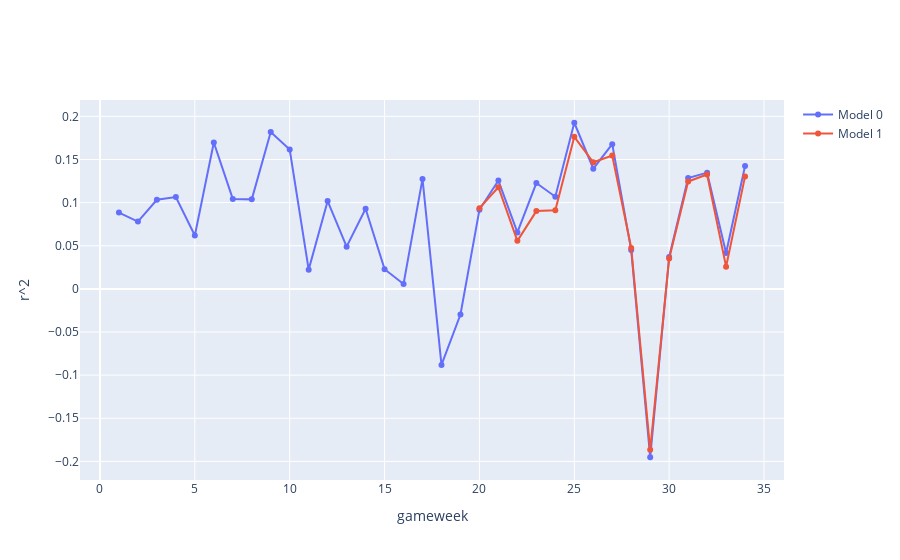

Notebook source saved alongside this figure:
### Markdown cell above
### Gameweek-by-gameweek results

### Code cell
metrics_all = []
for i in range(len(models)):

    gameweeks = data_for_evaluation_all[i].gameweek.unique()
    metrics_list = []
    for my_gameweek in gameweeks:
        gameweek_ix = data_for_evaluation_all[i][data_for_evaluation_all[i].gameweek==my_gameweek].index
        mae, rmse, r2 = calculate_performance_metrics(y_true_all[i].loc[gameweek_ix].values.flatten(), 
                                                      y_predicted_all[i][gameweek_ix], 
                                                      plot=False)
        metrics_list.append([mae, rmse, r2])
        metrics_dict = {'mae_gameweek':mae, 'rmse_gameweek':rmse, 'r2_gameweek':r2}
        #mlflow.log_metrics(metrics_dict, step=my_gameweek) 

    metrics = pd.DataFrame(metrics_list, columns=['mae', 'rmse', 'r2'], index=gameweeks)
    metrics_all.append(metrics.copy())
    #display(metrics)

fig = go.Figure()
for i in range(len(models)):
    fig.add_trace(
        go.Scatter(
            x=metrics_all[i].index, 
            y=metrics_all[i].r2, 
            mode='lines+markers',
            name=f'Model {i}',
        )
    )

fig.update_layout(
    xaxis_title='gameweek',
    yaxis_title='r^2',
)

fig.show()

### Figure 1 — Plotly figure (JSON) as saved in the notebook; plotly's stock layout.template omitted (floating-point values rounded to 4 significant figures)
{"data": [{"mode": "lines+markers", "name": "Model 0", "type": "scatter", "x": [1, 2, 3, 4, 5, 6, 7, 8, 9, 10, 11, 12, 13, 14, 15, 16, 17, 18, 19, 20, 21, 22, 23, 24, 25, 26, 27, 28, 29, 30, 31, 32, 33, 34], "y": [0.08849, 0.07802, 0.1033, 0.1065, 0.06189, 0.1696, 0.1043, 0.1038, 0.1818, 0.1615, 0.02231, 0.1018, 0.04894, 0.09283, 0.02285, 0.00572, 0.1275, -0.08816, -0.02971, 0.09168, 0.1255, 0.06544, 0.1227, 0.1069, 0.1926, 0.1393, 0.1677, 0.04494, -0.1952, 0.03704, 0.1286, 0.1348, 0.0416, 0.1425]}, {"mode": "lines+markers", "name": "Model 1", "type": "scatter", "x": [20, 21, 22, 23, 24, 25, 26, 27, 28, 29, 30, 31, 32, 33, 34], "y": [0.09357, 0.1178, 0.0557, 0.09018, 0.0911, 0.1763, 0.1468, 0.1546, 0.04747, -0.1865, 0.03533, 0.1244, 0.1327, 0.02575, 0.1304]}], "layout": {"xaxis": {"title": {"text": "gameweek"}}, "yaxis": {"title": {"text": "r^2"}}}}
